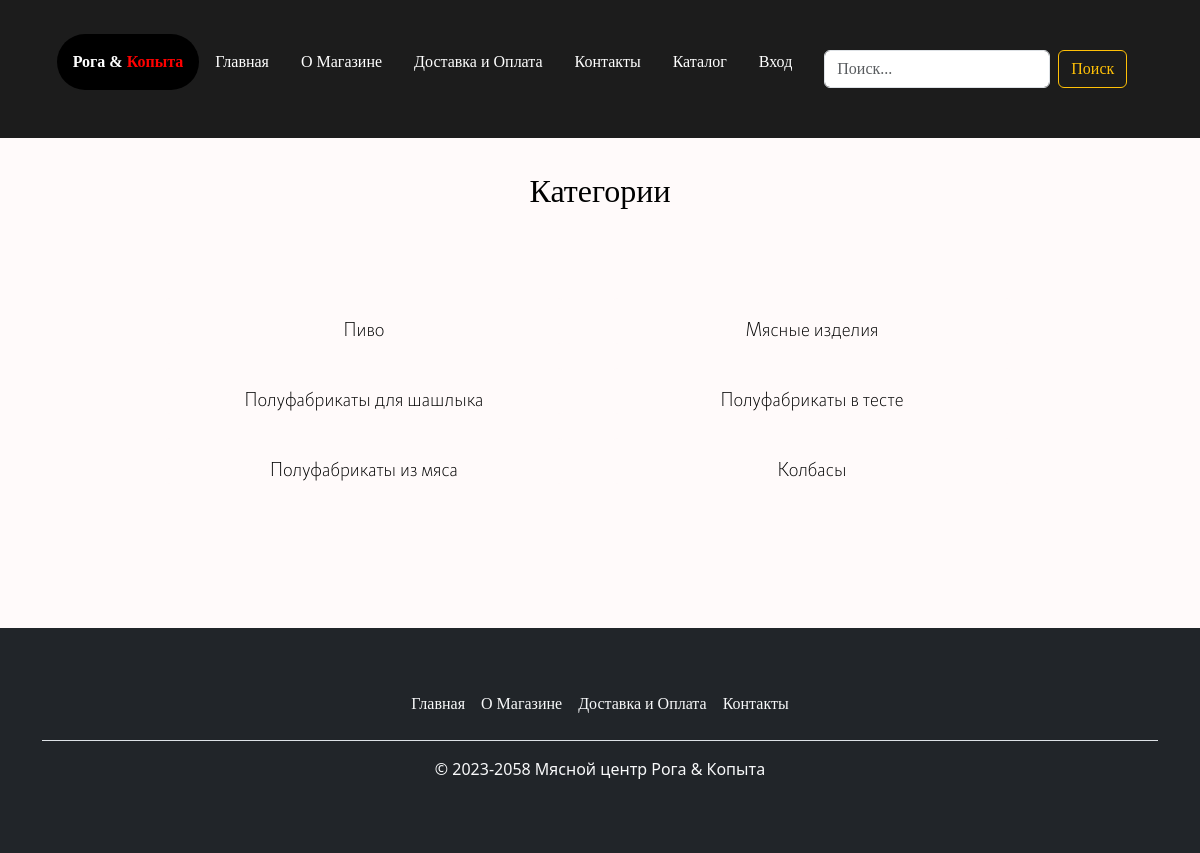
Page /catalog/ on the committed database.
### mainapp/models.py (models this page shows, shortened)
class Category(models.Model):
    title = models.CharField(max_length=80, verbose_name='Название')
    class Meta:
        ordering = ('title',)
        verbose_name = 'Категория'
        verbose_name_plural = 'Категории'

### mainapp/views.py (the view)
# urls.py: path('catalog/', views.category, name='catalog'),
def category(request, *args, **kwargs):
    categories = Category.objects.all().order_by('-id')
    context = {
        'categories': categories,
    }
    return render(request, 'mainapp/catalog.html', context, *args, **kwargs)

### mainapp/templates/mainapp/catalog.html (shortened to what this page needs)
{% extends 'mainapp/base.html' %}
{% load static %}
{% block content %}
<h3 class="title">Категории</h3>
<div class="d-flex flex-wrap justify-content-center gap-4" style="padding:5rem; margin-bottom:4rem">
    {% for category in categories %}
    <div class="card me-4" style="width: 25rem;border:none;background-color:#FFFAFA;">
        <a class="text-center ah"  href="{% url 'mainapp:category' product.category.pk product.category.slug %}" style="margin-top:1rem">{{ category.title }}</a>
    </div>
    {% endfor %}
</div>
{% endblock %}

### static/css/main.css (style rules this page uses)
h3, h4, h5, h6, h1, h2 { font-family: second, iralic; }
a { font-family: second; }
.title { color:black; font-size:2em; font-weight: lighter; text-align:center; margin-top:6rem; font-family: second, italic; }

### mainapp/templates/mainapp/base.html (style rules this page uses)
body { min-height: 100%; display: grid; background-color: #FFFAFA; }

### mainapp/templates/mainapp/catalog.html (style rules this page uses)
.ah { color: black !important; text-decoration: none; cursor:pointer; font-family: first; font-size:20px; font-weight: lighter; }

### rows in the picture
Category: title "Пиво"
Category: title "Мясные изделия"
Category: title "Полуфабрикаты для шашлыка"
Category: title "Полуфабрикаты в тесте"
Category: title "Полуфабрикаты из мяса"
Category: title "Колбасы"
